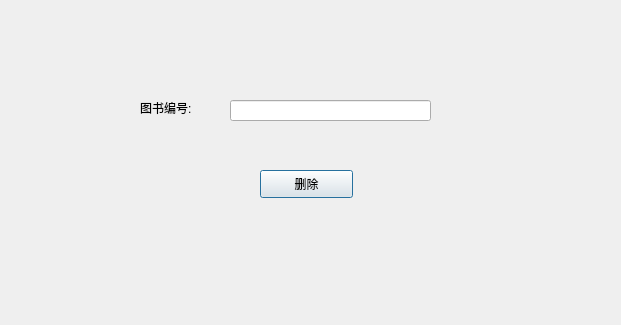
<?xml version="1.0" encoding="UTF-8"?>
<ui version="4.0">
 <class>query</class>
 <widget class="QDialog" name="query">
  <property name="geometry">
   <rect>
    <x>0</x>
    <y>0</y>
    <width>621</width>
    <height>325</height>
   </rect>
  </property>
  <property name="windowTitle">
   <string>删除图书信息表</string>
  </property>
  <widget class="QPushButton" name="pushButton">
   <property name="geometry">
    <rect>
     <x>260</x>
     <y>170</y>
     <width>93</width>
     <height>28</height>
    </rect>
   </property>
   <property name="text">
    <string>删除</string>
   </property>
  </widget>
  <widget class="QLabel" name="label">
   <property name="geometry">
    <rect>
     <x>140</x>
     <y>100</y>
     <width>72</width>
     <height>15</height>
    </rect>
   </property>
   <property name="text">
    <string>图书编号:</string>
   </property>
  </widget>
  <widget class="QLineEdit" name="lineEdit">
   <property name="geometry">
    <rect>
     <x>230</x>
     <y>100</y>
     <width>201</width>
     <height>21</height>
    </rect>
   </property>
  </widget>
 </widget>
 <resources/>
 <connections/>
</ui>
